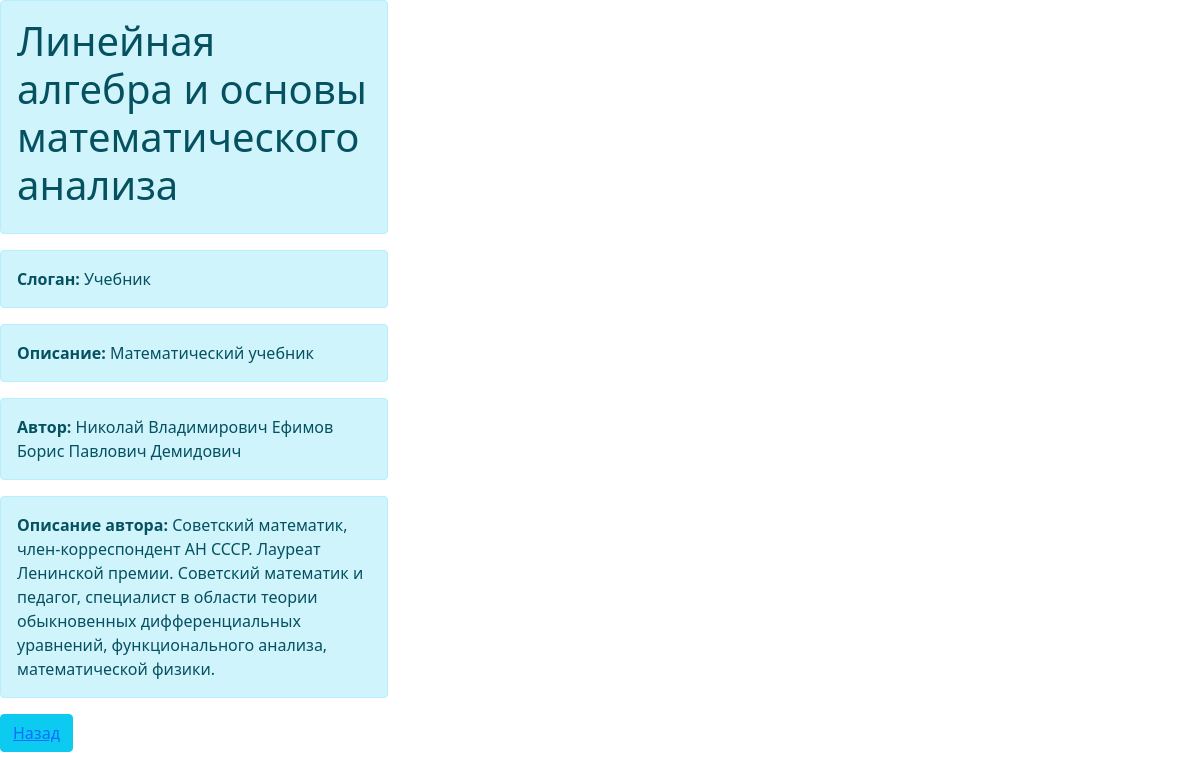
Screenshot of /3/ with the database file from the repository.
### book/models.py (models this page shows, shortened)
class Book(models.Model):
    title = models.CharField("Название", max_length=100)
    tagline = models.CharField("Слоган", max_length=100, default='')
    description = models.TextField("Описание")
    authors = models.ManyToManyField(Author, verbose_name="автор", related_name="author_book")
    draft = models.BooleanField("Черновик", default=False)
    class Meta:
        verbose_name = "Книга"
        verbose_name_plural = "Книги"

class Author(models.Model):
    name = models.CharField("Имя", max_length=100)
    age = models.PositiveSmallIntegerField("Возраст", default=0)
    description = models.TextField("Описание")
    class Meta:
        verbose_name = "Авторы"
        verbose_name_plural = "Авторы"

### book/views.py (the view)
# urls.py: path("<int:pk>/", views.BookDetailView.as_view(), name="book"),
class BookDetailView(View):
    def get(self, request, pk):
        book = Book.objects.get(id=pk)
        return render(request, "book/book_detail.html", {"book": book})

### templates/book/book_detail.html (shortened to what this page needs)
<!DOCTYPE html>
<html lang="en">
<head>
    <link href="https://cdn.jsdelivr.net/npm/bootstrap@5.0.0-beta1/dist/css/bootstrap.min.css" rel="stylesheet">
</head>
<body>
<div class="left-ads-display col-lg-8">
    <div class="row">
        <div class="desc1-right col-md-6 pl-lg-4">
            <h3 class="editContent" style="outline: none; cursor: inherit;">
              <div class="alert alert-info" role="alert">
              <h1>{{ book.title }}</h1>
                </div>
            </h3>
                <li style="list-style: none">
                <div class="alert alert-info" role="alert">    <span><b>Слоган:</b>
                        {{  book.tagline }}
                  </span>
                    </div>
                </li>
                <li style="list-style: none">
                 <div class="alert alert-info" role="alert">
                     <span><b>Описание:</b>
                                      {{ book.description }}
                                  </span>
                 </div>
                </li>
                <li style="list-style: none">
                <div class="alert alert-info" role="alert">
                                    <span><b>Автор:</b>
                                        {% for author in book.authors.all %}
                                            {{ author.name }}
                                        {% endfor %}
                                    </span>
                </div>
                </li>
                <li style="list-style: none">
                <div class="alert alert-info" role="alert">
                                    <span><b>Описание автора:</b>
                                        {% for author in book.authors.all %}
                                            {{ author.description }}
                                        {% endfor %}
                                    </span>
                </div>
                </li>
        </div>
    </div>
</div>
<button type="button" class="btn btn-info"><a href="/">Назад</a></button>
</body>
</html>

### templates/book/book_detail.html (style rules this page uses)
BODY { background: url(https://i1.wallbox.ru/wallpapers/main/201327/oblaka-kak-vata-3743ba0.jpg) no-repeat; }

### rows the page displays
Book: title "Линейная алгебра и основы математического анализа", tagline "Учебник", description "Математический учебник"
Author: name "Николай Владимирович Ефимов", description "Советский математик, член-корреспондент АН СССР. Лауреат Ленинской премии."
Author: name "Борис Павлович Демидович", description "Советский математик и педагог, специалист в области теории обыкновенных дифференциальных уравнений, функционального анализа, математической физики."
